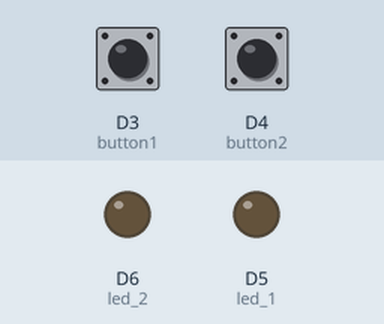
Simulated run of this sketch. Board: ESP8266 (NodeMCU). Parts: output pins drawn as LEDs (lit = HIGH). Dashed ring = blinking. The inputs (shaded band) are chosen by the test bench; at power-on: D3 (button1) HIGH, D4 (button2) HIGH.

Above: at 1.2 s.
1.3 s: D3 (button1) pulled LOW for 1 s
At 1.42 s:
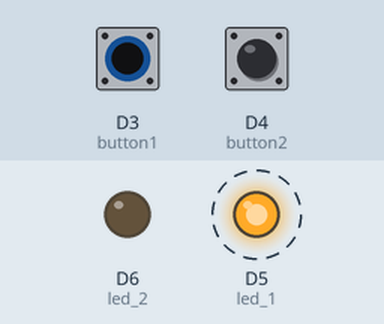
3.8 s: D4 (button2) pulled LOW for 3.2 s
At 7.9 s:
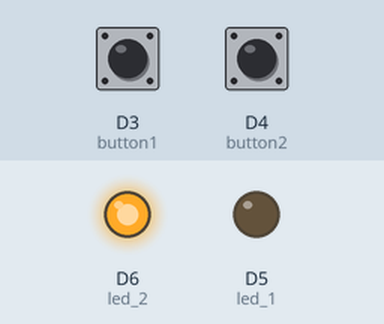
8.5 s: D3 (button1) pulled LOW for 0.15 s
At 9.2 s:
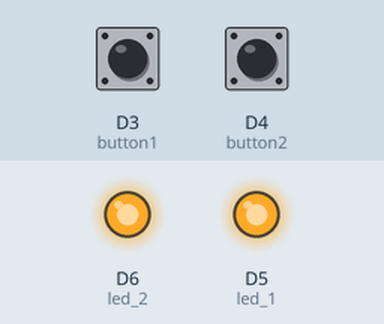
10.1 s: D3 (button1) pulled LOW for 3.2 s
At 10.47 s:
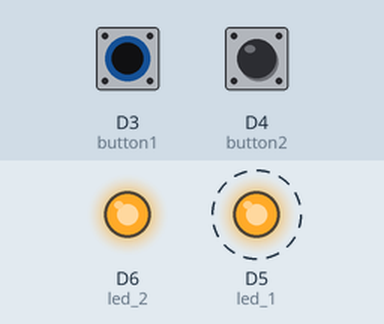
14.8 s: D4 (button2) pulled LOW for 0.15 s
At 15.1 s:
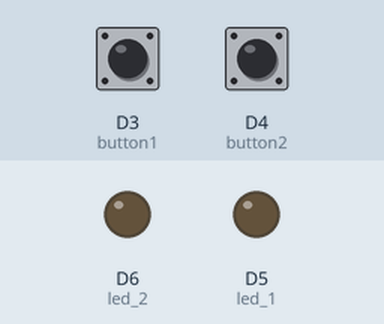
Timing chart, 0 to 17.4 s (numbered marks = the images above; inputs shaded):
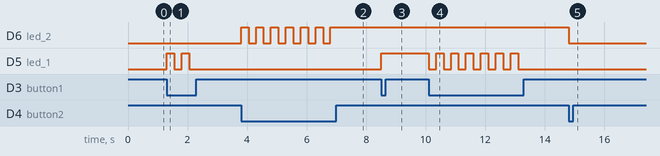

Measured:
- after the input at 1.3 s, D5 (led_1): alternates HIGH for 0.25 s and LOW for 0.25 s, 4 changes in all, then stays LOW, starting at once
- after the input at 3.8 s, D6 (led_2): alternates HIGH for 0.25 s and LOW for 0.25 s, 13 changes in all, then stays HIGH, starting at once
- after the input at 8.5 s, D5 (led_1): LOW → HIGH at once
- after the input at 10.1 s, D5 (led_1): alternates HIGH for 0.25 s and LOW for 0.25 s, 13 changes in all, then stays LOW, starting at once
- after the input at 14.8 s, D6 (led_2): HIGH → LOW at once

The sketch:

4_LED_button_toggle.ino
```cpp
const int led_1 = D5;  // led 1, connected to pin D5 of NodeMCU
const int led_2 = D6;  // led 2, connected to pin D6 of NodeMCU

const int button1 = D3;  // button 1, connected to pin D3 of NodeMCU
const int button2 = D4;  // button 2, connected to pin D4 of NodeMCU

// the setup function runs once when you press reset or power the board
void setup() {
  pinMode(led_1, OUTPUT);  // initialize digital pin led_1 as an output.
  pinMode(led_2, OUTPUT);  // initialize digital pin led_2 as an output.

  pinMode(button1, INPUT);  // initialize digital pin button1 as an input.
  pinMode(button2, INPUT);  // initialize digital pin button2 as an input.
}

// the loop function runs over and over again forever
void loop() {
  if (digitalRead(button1) == LOW) {
    digitalWrite(led_1, !digitalRead(led_1));  // Toggle the state of LED 1
    delay(250);  // Add a small delay to debounce the button
  }

  if (digitalRead(button2) == LOW) {
    digitalWrite(led_2, !digitalRead(led_2));  // Toggle the state of LED 2
    delay(250);  // Add a small delay to debounce the button
  }
}
```
